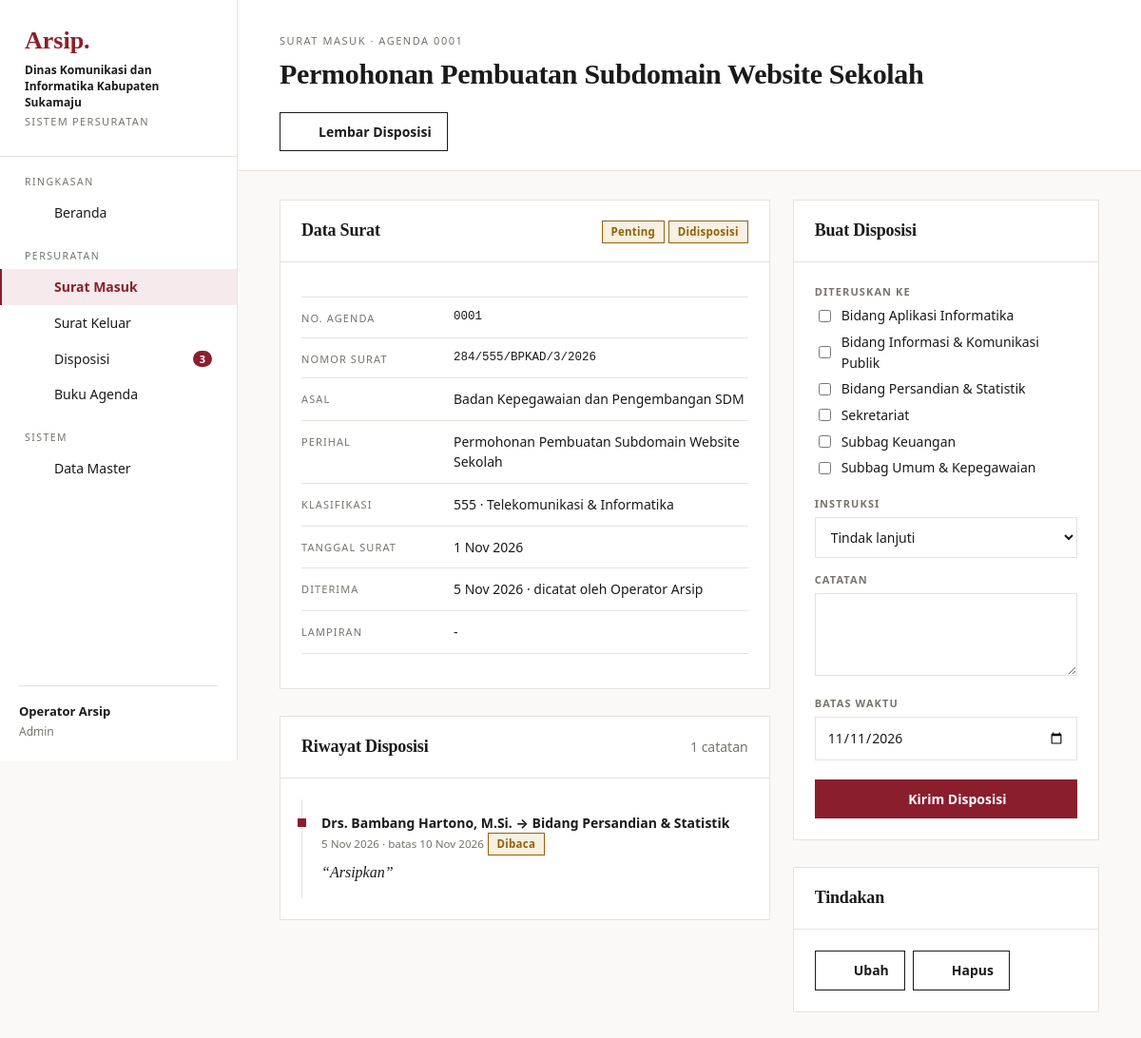
Page /index.php?page=masuk.detail&id=154 (signed in) on the committed database.
### tables this page shows
CREATE TABLE pengaturan (
  id INT PRIMARY KEY,
  nama_instansi VARCHAR(150) NOT NULL,
  kode_instansi VARCHAR(30) NOT NULL,
  alamat VARCHAR(255),
  telepon VARCHAR(30),
  pimpinan VARCHAR(100),
  jabatan_pimpinan VARCHAR(100)
);

CREATE TABLE surat_masuk (
  id INT AUTO_INCREMENT PRIMARY KEY,
  no_agenda VARCHAR(10) NOT NULL,
  no_surat VARCHAR(100) NOT NULL,
  tgl_surat DATE NOT NULL,
  tgl_terima DATE NOT NULL,
  asal VARCHAR(150) NOT NULL,
  perihal VARCHAR(255) NOT NULL,
  klasifikasi_id INT,
  sifat ENUM('Biasa','Penting','Segera','Rahasia') NOT NULL DEFAULT 'Biasa',
  lampiran VARCHAR(50),
  file VARCHAR(100),
  status ENUM('baru','didisposisi','selesai') NOT NULL DEFAULT 'baru',
  user_id INT,
  created_at TIMESTAMP DEFAULT CURRENT_TIMESTAMP,
  INDEX (tgl_terima),
  FOREIGN KEY (klasifikasi_id) REFERENCES klasifikasi(id) ON DELETE SET NULL,
  FOREIGN KEY (user_id) REFERENCES users(id) ON DELETE SET NULL
);

CREATE TABLE users (
  id INT AUTO_INCREMENT PRIMARY KEY,
  nama VARCHAR(100) NOT NULL,
  username VARCHAR(50) NOT NULL UNIQUE,
  password VARCHAR(255) NOT NULL,
  role ENUM('admin','pimpinan','staf') NOT NULL DEFAULT 'staf',
  bagian_id INT NULL,
  created_at TIMESTAMP DEFAULT CURRENT_TIMESTAMP,
  FOREIGN KEY (bagian_id) REFERENCES bagian(id) ON DELETE SET NULL
);

CREATE TABLE klasifikasi (
  id INT AUTO_INCREMENT PRIMARY KEY,
  kode VARCHAR(10) NOT NULL UNIQUE,
  nama VARCHAR(100) NOT NULL
);

CREATE TABLE disposisi (
  id INT AUTO_INCREMENT PRIMARY KEY,
  surat_masuk_id INT NOT NULL,
  dari_user_id INT,
  ke_bagian_id INT NOT NULL,
  instruksi VARCHAR(100) NOT NULL,
  catatan TEXT,
  batas_waktu DATE,
  status ENUM('belum','dibaca','selesai') NOT NULL DEFAULT 'belum',
  tanggapan TEXT,
  created_at TIMESTAMP DEFAULT CURRENT_TIMESTAMP,
  FOREIGN KEY (surat_masuk_id) REFERENCES surat_masuk(id) ON DELETE CASCADE,
  FOREIGN KEY (dari_user_id) REFERENCES users(id) ON DELETE SET NULL,
  FOREIGN KEY (ke_bagian_id) REFERENCES bagian(id)
);

CREATE TABLE bagian (
  id INT AUTO_INCREMENT PRIMARY KEY,
  nama VARCHAR(100) NOT NULL
);

### index.php (called while the page is built, shortened)
<?php
require __DIR__ . '/includes/bootstrap.php';
$routes = [
    'login'            => 'pages/login.php',
    'logout'           => 'pages/logout.php',
    'dashboard'        => 'pages/dashboard.php',
    'masuk'            => 'pages/masuk/index.php',
    'masuk.form'       => 'pages/masuk/form.php',
    'masuk.detail'     => 'pages/masuk/detail.php',
    'masuk.hapus'      => 'pages/masuk/hapus.php',
    'masuk.lembar'     => 'pages/masuk/lembar.php',
    'keluar'           => 'pages/keluar/index.php',
    'keluar.form'      => 'pages/keluar/form.php',
    'keluar.hapus'     => 'pages/keluar/hapus.php',
    'disposisi'        => 'pages/disposisi/index.php',
    'disposisi.simpan' => 'pages/disposisi/simpan.php',
    'disposisi.respon' => 'pages/disposisi/respon.php',
    'agenda'           => 'pages/agenda.php',
    'master'           => 'pages/master/index.php',
    'berkas'           => 'pages/berkas.php',
];
$page = $_GET['page'] ?? 'dashboard';
require __DIR__ . '/' . $routes[$page];

### pages/masuk/detail.php (the view, shortened to what this page needs)
<?php
$id = (int) ($_GET['id'] ?? 0);
$s = q('SELECT s.*, k.kode, k.nama klas, u.nama pencatat FROM surat_masuk s LEFT JOIN klasifikasi k ON k.id = s.klasifikasi_id
        LEFT JOIN users u ON u.id = s.user_id WHERE s.id = ?', [$id])->fetch();
$disposisi = q('SELECT d.*, b.nama bagian, u.nama dari FROM disposisi d JOIN bagian b ON b.id = d.ke_bagian_id
                LEFT JOIN users u ON u.id = d.dari_user_id WHERE d.surat_masuk_id = ? ORDER BY d.id', [$id])->fetchAll();
$bagian = q('SELECT * FROM bagian ORDER BY nama')->fetchAll();
$bisaDisposisi = in_array(user()['role'], ['admin', 'pimpinan'], true) && $s['status'] !== 'selesai';
$instruksi = ['Tindak lanjuti', 'Hadiri dan laporkan', 'Pelajari dan beri saran', 'Siapkan bahan', 'Untuk diketahui', 'Koordinasikan dengan bidang terkait', 'Arsipkan'];
$title = $s['perihal'];
$eyebrow = 'Surat Masuk · Agenda ' . $s['no_agenda'];
$actions = '<a class="btn" href="' . url('masuk.lembar', ['id' => $id]) . '" target="_blank">' . icon('printer', 16) . ' Lembar Disposisi</a>'
    . ($s['file'] ? '<a class="btn" href="' . url('berkas', ['f' => $s['file']]) . '" target="_blank">' . icon('paperclip', 16) . ' Lihat Scan</a>' : '');
require __DIR__ . '/../../includes/header.php';
?>
<div class="cols">
    <div>
        <div class="panel">
            <div class="panel-head"><h2>Data Surat</h2><span><?= status_badge($s['sifat']) ?> <?= status_badge($s['status']) ?></span></div>
            <div class="panel-body">
                <dl class="meta">
                    <dt>No. Agenda</dt><dd class="mono"><?= e($s['no_agenda']) ?></dd>
                    <dt>Nomor Surat</dt><dd class="mono"><?= e($s['no_surat']) ?></dd>
                    <dt>Asal</dt><dd><?= e($s['asal']) ?></dd>
                    <dt>Perihal</dt><dd><?= e($s['perihal']) ?></dd>
                    <dt>Klasifikasi</dt><dd><?= e(trim($s['kode'] . ' · ' . $s['klas'], ' ·')) ?: '-' ?></dd>
                    <dt>Tanggal Surat</dt><dd><?= tgl($s['tgl_surat']) ?></dd>
                    <dt>Diterima</dt><dd><?= tgl($s['tgl_terima']) ?> · dicatat oleh <?= e($s['pencatat'] ?? '-') ?></dd>
                    <dt>Lampiran</dt><dd><?= e($s['lampiran'] ?: '-') ?></dd>
                </dl>
            </div>
        </div>
        <div class="panel mt">
            <div class="panel-head"><h2>Riwayat Disposisi</h2><span class="muted"><?= count($disposisi) ?> catatan</span></div>
            <div class="panel-body">
                <ul class="timeline">
                    <?php foreach ($disposisi as $d): ?>
                        <li>
                            <strong><?= e($d['dari'] ?? 'Pimpinan') ?> → <?= e($d['bagian']) ?></strong>
                            <small class="muted"><?= tgl($d['created_at']) ?><?= $d['batas_waktu'] ? ' · batas ' . tgl($d['batas_waktu']) : '' ?></small> <?= status_badge($d['status']) ?>
                            <p class="quote">“<?= e($d['instruksi']) ?><?= $d['catatan'] ? ': ' . e($d['catatan']) : '' ?>”</p>
                        </li>
                    <?php endforeach; ?>
                </ul>
            </div>
        </div>
    </div>
    <div>
        <?php if ($bisaDisposisi): ?>
            <form method="post" action="<?= url('disposisi.simpan') ?>" class="panel">
                <div class="panel-head"><h2>Buat Disposisi</h2></div>
                <div class="panel-body">
                    <label>Diteruskan ke</label>
                    <?php foreach ($bagian as $b): ?>
                        <label style="text-transform:none;letter-spacing:0;font-size:14px;color:var(--ink);font-weight:400;display:flex;gap:8px;align-items:center;margin:6px 0">
                            <input type="checkbox" name="bagian[]" value="<?= $b['id'] ?>"> <?= e($b['nama']) ?></label>
                    <?php endforeach; ?>
                    <div class="mt" style="margin-top:18px"><label>Instruksi</label>
                        <select name="instruksi"><?php foreach ($instruksi as $i): ?><option><?= $i ?></option><?php endforeach; ?></select></div>
                    <div style="margin-top:14px"><label>Catatan</label><textarea name="catatan" rows="3"></textarea></div>
                    <div style="margin-top:14px"><label>Batas Waktu</label><input type="date" name="batas_waktu" value="<?= date('Y-m-d', strtotime('+5 days')) ?>"></div>
                    <button class="btn btn-primary btn-block" style="margin-top:20px"><?= icon('share', 16) ?> Kirim Disposisi</button>
                </div>
            </form>
        <?php endif; ?>
        <?php if (is_admin()): ?>
            <div class="panel <?= $bisaDisposisi ? 'mt' : '' ?>">
                <div class="panel-head"><h2>Tindakan</h2></div>
                <div class="panel-body" style="display:flex;gap:8px;flex-wrap:wrap">
                    <a class="btn" href="<?= url('masuk.form', ['id' => $id]) ?>"><?= icon('edit', 16) ?> Ubah</a>
                    <form method="post" action="<?= url('masuk.hapus') ?>" data-confirm="Hapus surat agenda <?= e($s['no_agenda']) ?> beserta disposisinya?">
                        <button class="btn"><?= icon('trash', 16) ?> Hapus</button>
                    </form>
                </div>
            </div>
        <?php endif; ?>
    </div>
</div>
<?php require __DIR__ . '/../../includes/footer.php'; ?>

### includes/bootstrap.php (shortened to what this page needs)
<?php
function db(): PDO
{
    static $pdo = null;
    if ($pdo === null) {
        $c = require __DIR__ . '/../config/database.php';
        $dsn = "mysql:host={$c['host']};port={$c['port']};dbname={$c['database']};charset=utf8mb4";
        try {
            $pdo = new PDO($dsn, $c['username'], $c['password'], [
                PDO::ATTR_ERRMODE => PDO::ERRMODE_EXCEPTION,
                PDO::ATTR_DEFAULT_FETCH_MODE => PDO::FETCH_ASSOC,
            ]);
        } catch (PDOException $e) {
            die('<h3>Koneksi database gagal.</h3><p>Cek config/database.php dan pastikan database <b>'
                . htmlspecialchars($c['database']) . '</b> sudah di-import.</p>');
        }
    }
    return $pdo;
}
function q(string $sql, array $params = []): PDOStatement
{
    $st = db()->prepare($sql);
    $st->execute($params);
    return $st;
}
function e($v): string
{
    return htmlspecialchars((string) $v, ENT_QUOTES, 'UTF-8');
}
function tgl($date): string
{
    $bulan = ['', 'Jan', 'Feb', 'Mar', 'Apr', 'Mei', 'Jun', 'Jul', 'Agu', 'Sep', 'Okt', 'Nov', 'Des'];
    $t = strtotime($date);
    return date('j', $t) . ' ' . $bulan[(int) date('n', $t)] . ' ' . date('Y', $t);
}
function url(string $page = 'dashboard', array $params = []): string
{
    return 'index.php?' . http_build_query(['page' => $page] + $params);
}
function user(): ?array
{
    return $_SESSION['user'] ?? null;
}
function setting(): array
{
    static $s = null;
    return $s ??= q('SELECT * FROM pengaturan WHERE id = 1')->fetch() ?: [];
}
function icon(string $name, int $size = 18): string
{
    $p = $paths[$name] ?? '';
    return '<svg class="ic" width="' . $size . '" height="' . $size . '" viewBox="0 0 24 24" fill="none" stroke="currentColor" stroke-width="2" stroke-linecap="round" stroke-linejoin="round">' . $p . '</svg>';
}
function status_badge(string $s): string
{
    $map = [
        'baru' => 'blue', 'didisposisi' => 'amber', 'selesai' => 'green',
        'belum' => 'red', 'dibaca' => 'amber',
        'Biasa' => 'gray', 'Penting' => 'amber', 'Segera' => 'red', 'Rahasia' => 'blue',
    ];
    return '<span class="badge badge-' . ($map[$s] ?? 'gray') . '">' . e(ucfirst($s)) . '</span>';
}
function is_admin(): bool
{
    return (user()['role'] ?? '') === 'admin';
}

### includes/header.php (shortened to what this page needs)
<?php
$u = user();
$disposisiBaru = (int) q("SELECT COUNT(*) FROM disposisi WHERE status = 'belum'" . ($u['role'] === 'staf' ? ' AND ke_bagian_id = ' . (int) $u['bagian_id'] : ''))->fetchColumn();
$menu = [
    'Ringkasan' => [['dashboard', 'Beranda', 'home', 0]],
    'Persuratan' => [
        ['masuk', 'Surat Masuk', 'inbox', 0],
        ['keluar', 'Surat Keluar', 'send', 0],
        ['disposisi', 'Disposisi', 'share', $disposisiBaru],
        ['agenda', 'Buku Agenda', 'book', 0],
    ],
];
if (is_admin()) $menu['Sistem'] = [['master', 'Data Master', 'folder', 0]];
$current = explode('.', $_GET['page'] ?? 'dashboard')[0];
$set = setting();
?>
<!DOCTYPE html>
<html lang="id">
<head>
    <link rel="stylesheet" href="assets/css/style.css">
</head>
<body>
<div class="layout">
    <aside class="sidebar" id="sidebar">
        <div class="brand">
            <div class="mark">Arsip.</div>
            <strong><?= e($set['nama_instansi']) ?></strong>
            <small>Sistem Persuratan</small>
        </div>
        <nav>
            <?php foreach ($menu as $section => $items): ?>
                <div class="nav-section"><?= $section ?></div>
                <?php foreach ($items as [$key, $label, $ic, $count]): ?>
                    <a href="<?= url($key) ?>" class="<?= $current === $key ? 'active' : '' ?>"><?= icon($ic, 17) ?> <?= $label ?>
                        <?php if ($count): ?><span class="count"><?= $count ?></span><?php endif; ?></a>
                <?php endforeach; ?>
            <?php endforeach; ?>
        </nav>
        <div class="grow"></div>
        <div class="user-box">
            <div class="grow"><strong><?= e($u['nama']) ?></strong><small><?= e(ucfirst($u['role'])) ?></small></div>
            <a href="<?= url('logout') ?>" class="icon-btn" title="Keluar"><?= icon('logout', 17) ?></a>
        </div>
    </aside>
    <main class="main">
        <header class="topbar">
            <div>
                <div class="eyebrow"><?= e($eyebrow ?? 'Sistem Arsip Surat') ?></div>
                <h1><?= e($title ?? 'Beranda') ?></h1>
            </div>
            <div class="topbar-actions"><?= $actions ?? '' ?></div>
        </header>
        <div class="content">

### rows in the picture
pengaturan: nama_instansi "Dinas Komunikasi dan Informatika Kabupaten Sukamaju"
surat_masuk: user.nama "Operator Arsip", no_agenda "SURAT MASUK · AGENDA 0001", perihal "Permohonan Pembuatan Subdomain Website Sekolah", sifat "Penting Didisposisi", no_agenda "0001", no_surat "284/555/BPKAD/3/2026", asal "Badan Kepegawaian dan Pengembangan SDM", klasifikasi.nama "555 · Telekomunikasi & Informatika", tgl_surat "1 Nov 2026", tgl_terima "5 Nov 2026", lampiran "-"
disposisi: dari_user.nama "Drs. Bambang Hartono, M.Si.", ke_bagian.nama "Bidang Persandian & Statistik", created_at "5 Nov 2026", batas_waktu "10 Nov 2026", status "Dibaca", instruksi "Arsipkan"
bagian: nama "Bidang Aplikasi Informatika"
bagian: nama "Bidang Informasi & Komunikasi Publik"
bagian: nama "Bidang Persandian & Statistik"
bagian: nama "Sekretariat"
bagian: nama "Subbag Keuangan"
bagian: nama "Subbag Umum & Kepegawaian"

### other values in the picture
$section "RINGKASAN"
$label "Beranda"
$section "PERSURATAN"
$label "Surat Masuk"
$label "Surat Keluar"
$label "Disposisi"
$count "3"
$label "Buku Agenda"
$section "SISTEM"
$label "Data Master"
$u['role'] "Admin"
count($disposisi) "1"
form field instruksi "Tindak lanjuti"
